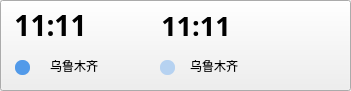
<?xml version="1.0" encoding="UTF-8"?>
<ui version="4.0">
 <class>Ticket</class>
 <widget class="QWidget" name="Ticket">
  <property name="geometry">
   <rect>
    <x>0</x>
    <y>0</y>
    <width>351</width>
    <height>91</height>
   </rect>
  </property>
  <property name="minimumSize">
   <size>
    <width>351</width>
    <height>91</height>
   </size>
  </property>
  <property name="windowTitle">
   <string>Form</string>
  </property>
  <widget class="QLabel" name="stime">
   <property name="geometry">
    <rect>
     <x>10</x>
     <y>10</y>
     <width>81</width>
     <height>31</height>
    </rect>
   </property>
   <property name="minimumSize">
    <size>
     <width>72</width>
     <height>29</height>
    </size>
   </property>
   <property name="font">
    <font>
     <family>微软雅黑</family>
     <pointsize>21</pointsize>
     <italic>false</italic>
     <bold>true</bold>
    </font>
   </property>
   <property name="styleSheet">
    <string notr="true">background-color:rgba(0,0,0,0);</string>
   </property>
   <property name="text">
    <string>11:11</string>
   </property>
   <property name="alignment">
    <set>Qt::AlignCenter</set>
   </property>
  </widget>
  <widget class="Line" name="line">
   <property name="geometry">
    <rect>
     <x>87</x>
     <y>25</y>
     <width>74</width>
     <height>3</height>
    </rect>
   </property>
   <property name="orientation">
    <enum>Qt::Horizontal</enum>
   </property>
  </widget>
  <widget class="QLabel" name="tool">
   <property name="geometry">
    <rect>
     <x>102</x>
     <y>10</y>
     <width>41</width>
     <height>16</height>
    </rect>
   </property>
   <property name="font">
    <font>
     <pointsize>8</pointsize>
    </font>
   </property>
   <property name="styleSheet">
    <string notr="true">background-color:rgba(0,0,0,0);</string>
   </property>
   <property name="text">
    <string/>
   </property>
   <property name="alignment">
    <set>Qt::AlignCenter</set>
   </property>
  </widget>
  <widget class="QLabel" name="etime">
   <property name="geometry">
    <rect>
     <x>160</x>
     <y>10</y>
     <width>72</width>
     <height>31</height>
    </rect>
   </property>
   <property name="minimumSize">
    <size>
     <width>72</width>
     <height>29</height>
    </size>
   </property>
   <property name="font">
    <font>
     <family>微软雅黑</family>
     <pointsize>20</pointsize>
     <italic>false</italic>
     <bold>true</bold>
    </font>
   </property>
   <property name="styleSheet">
    <string notr="true">background-color:rgba(0,0,0,0);</string>
   </property>
   <property name="text">
    <string>11:11</string>
   </property>
   <property name="alignment">
    <set>Qt::AlignCenter</set>
   </property>
  </widget>
  <widget class="QLabel" name="cost">
   <property name="geometry">
    <rect>
     <x>248</x>
     <y>7</y>
     <width>82</width>
     <height>31</height>
    </rect>
   </property>
   <property name="minimumSize">
    <size>
     <width>72</width>
     <height>29</height>
    </size>
   </property>
   <property name="font">
    <font>
     <family>微软雅黑</family>
     <pointsize>13</pointsize>
     <italic>false</italic>
     <bold>false</bold>
    </font>
   </property>
   <property name="styleSheet">
    <string notr="true">background-color:rgba(0,0,0,0);</string>
   </property>
   <property name="text">
    <string/>
   </property>
   <property name="alignment">
    <set>Qt::AlignCenter</set>
   </property>
  </widget>
  <widget class="QLabel" name="img">
   <property name="geometry">
    <rect>
     <x>289</x>
     <y>40</y>
     <width>51</width>
     <height>41</height>
    </rect>
   </property>
   <property name="styleSheet">
    <string notr="true">background-color:rgba(0,0,0,0);</string>
   </property>
   <property name="text">
    <string/>
   </property>
  </widget>
  <widget class="QLabel" name="label_6">
   <property name="geometry">
    <rect>
     <x>15</x>
     <y>60</y>
     <width>15</width>
     <height>15</height>
    </rect>
   </property>
   <property name="sizePolicy">
    <sizepolicy hsizetype="Fixed" vsizetype="Fixed">
     <horstretch>0</horstretch>
     <verstretch>0</verstretch>
    </sizepolicy>
   </property>
   <property name="minimumSize">
    <size>
     <width>15</width>
     <height>15</height>
    </size>
   </property>
   <property name="styleSheet">
    <string notr="true">*{
 border-radius: 7px; border: none; background: rgb(82,154,233);
}</string>
   </property>
   <property name="text">
    <string/>
   </property>
  </widget>
  <widget class="QLabel" name="label_7">
   <property name="geometry">
    <rect>
     <x>160</x>
     <y>60</y>
     <width>15</width>
     <height>15</height>
    </rect>
   </property>
   <property name="minimumSize">
    <size>
     <width>15</width>
     <height>15</height>
    </size>
   </property>
   <property name="styleSheet">
    <string notr="true">*{
 border-radius: 7px; border: none; background: rgb(182,210,241);
}</string>
   </property>
   <property name="text">
    <string/>
   </property>
  </widget>
  <widget class="QLabel" name="splace">
   <property name="geometry">
    <rect>
     <x>50</x>
     <y>60</y>
     <width>58</width>
     <height>12</height>
    </rect>
   </property>
   <property name="minimumSize">
    <size>
     <width>58</width>
     <height>12</height>
    </size>
   </property>
   <property name="styleSheet">
    <string notr="true">background-color:rgba(0,0,0,0);</string>
   </property>
   <property name="text">
    <string>乌鲁木齐</string>
   </property>
  </widget>
  <widget class="QLabel" name="eplace">
   <property name="geometry">
    <rect>
     <x>190</x>
     <y>60</y>
     <width>58</width>
     <height>12</height>
    </rect>
   </property>
   <property name="minimumSize">
    <size>
     <width>58</width>
     <height>12</height>
    </size>
   </property>
   <property name="styleSheet">
    <string notr="true">background-color:rgba(0,0,0,0);</string>
   </property>
   <property name="text">
    <string>乌鲁木齐</string>
   </property>
  </widget>
  <widget class="QLabel" name="arrive">
   <property name="geometry">
    <rect>
     <x>20</x>
     <y>70</y>
     <width>181</width>
     <height>20</height>
    </rect>
   </property>
   <property name="minimumSize">
    <size>
     <width>161</width>
     <height>20</height>
    </size>
   </property>
   <property name="styleSheet">
    <string notr="true">background-color:rgba(0,0,0,0);</string>
   </property>
   <property name="text">
    <string/>
   </property>
  </widget>
  <widget class="QLabel" name="time">
   <property name="geometry">
    <rect>
     <x>85</x>
     <y>30</y>
     <width>71</width>
     <height>16</height>
    </rect>
   </property>
   <property name="font">
    <font>
     <pointsize>8</pointsize>
    </font>
   </property>
   <property name="styleSheet">
    <string notr="true">background-color:rgba(0,0,0,0);</string>
   </property>
   <property name="text">
    <string/>
   </property>
   <property name="alignment">
    <set>Qt::AlignCenter</set>
   </property>
  </widget>
  <widget class="QPushButton" name="background">
   <property name="geometry">
    <rect>
     <x>0</x>
     <y>0</y>
     <width>351</width>
     <height>91</height>
    </rect>
   </property>
   <property name="sizePolicy">
    <sizepolicy hsizetype="Minimum" vsizetype="Minimum">
     <horstretch>0</horstretch>
     <verstretch>0</verstretch>
    </sizepolicy>
   </property>
   <property name="minimumSize">
    <size>
     <width>351</width>
     <height>91</height>
    </size>
   </property>
   <property name="baseSize">
    <size>
     <width>0</width>
     <height>0</height>
    </size>
   </property>
   <property name="font">
    <font>
     <family>微软雅黑</family>
     <pointsize>18</pointsize>
    </font>
   </property>
   <property name="cursor">
    <cursorShape>PointingHandCursor</cursorShape>
   </property>
   <property name="layoutDirection">
    <enum>Qt::LeftToRight</enum>
   </property>
   <property name="styleSheet">
    <string notr="true"/>
   </property>
   <property name="text">
    <string/>
   </property>
   <property name="iconSize">
    <size>
     <width>20</width>
     <height>20</height>
    </size>
   </property>
  </widget>
  <zorder>line</zorder>
  <zorder>background</zorder>
  <zorder>tool</zorder>
  <zorder>stime</zorder>
  <zorder>etime</zorder>
  <zorder>cost</zorder>
  <zorder>img</zorder>
  <zorder>label_6</zorder>
  <zorder>label_7</zorder>
  <zorder>splace</zorder>
  <zorder>eplace</zorder>
  <zorder>arrive</zorder>
  <zorder>time</zorder>
 </widget>
 <resources/>
 <connections/>
</ui>
